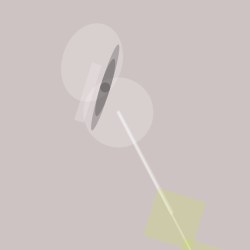
Frame 1 (no input)
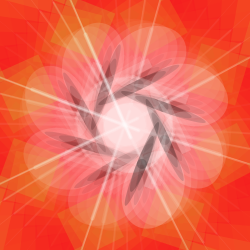
Frame 60 (the mouse pressed at the canvas centre just before this capture)
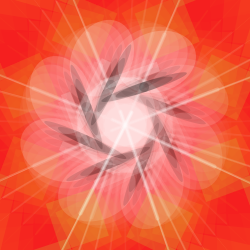
Frame 120 (the mouse held since frame 60 and released just before this capture)

The Processing sketch that drew these frames (run headless with seeded random() and noise(); from frame 60 on, the mouse is pressed at the canvas centre):

// Processing sketch: processing_19609
// ── processing_19609.pde

float angle=0.0;
void setup(){
  size(250,250);
  smooth();
  noStroke();
}
void draw(){
  fill(#FF0D0D,12);
  rect(0,0,width,height);
  fill(255,50);
  angle=angle+0.3;
  translate(125,125);
  rotate(angle);
  ellipse(-50,-50,60,80); 
   rect(-50,-50,10,60);   
  ellipse(-10,-10,70,70);
    fill(0,50);
     ellipse(-30,-30,10,60); 
        ellipse(-30,-30,10,10);   
              ellipse(-30,-30,10,90); 
          angle=angle+0.5;      
  strokeWeight(4);
  stroke(255,80);
    line(-10,-10,70,70);
      strokeWeight(2);
          line(-10,-10,100,100);
                strokeWeight(0.5);
                    line(-10,-10,120,120);
                      translate(100,100);
                      noStroke();
                          fill(#C6E53F,50);
                        rect(-10,-10,70,70);
                        rect(-50,-50,50,50);
                                              translate(150,150);
                                               rect(-10,-10,70,70);
                        rect(-50,-50,50,50);
                      
}
